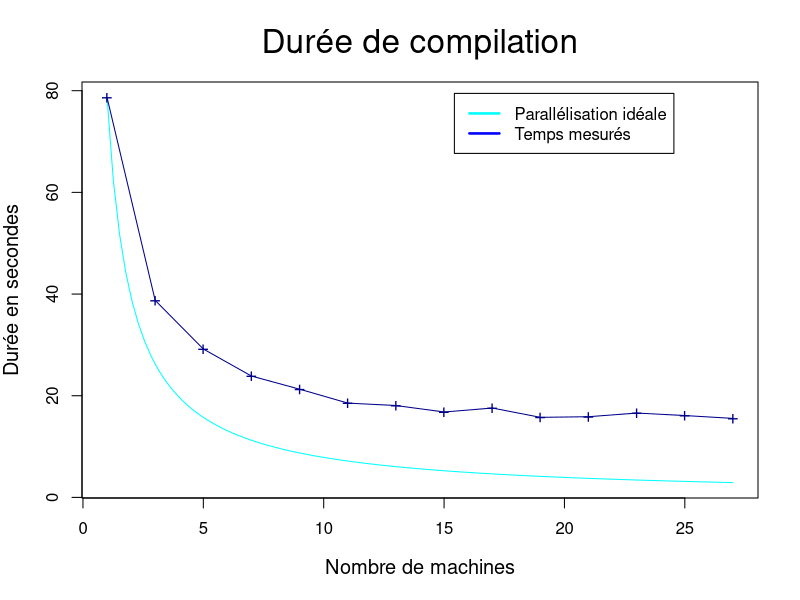
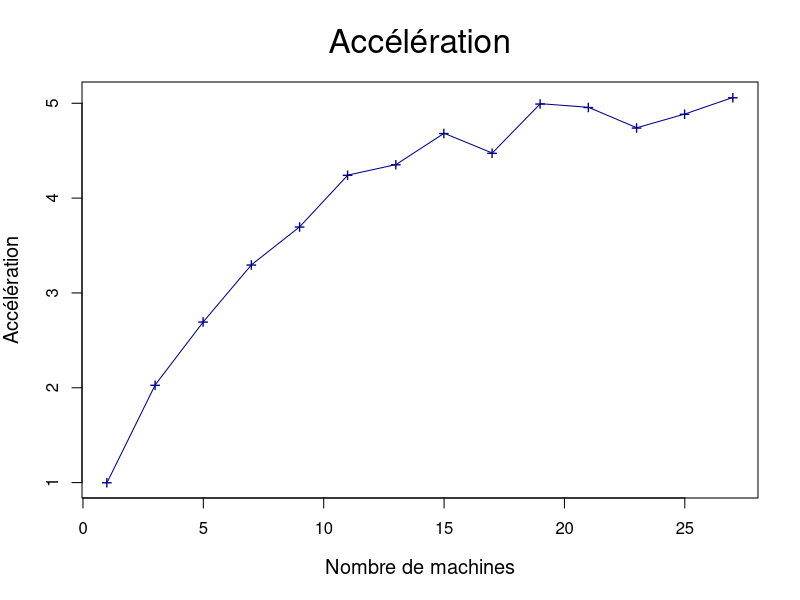
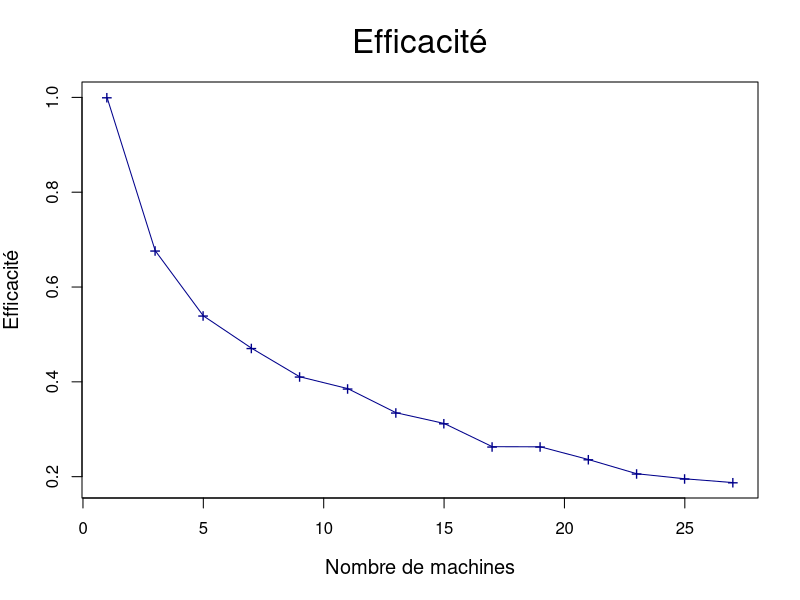
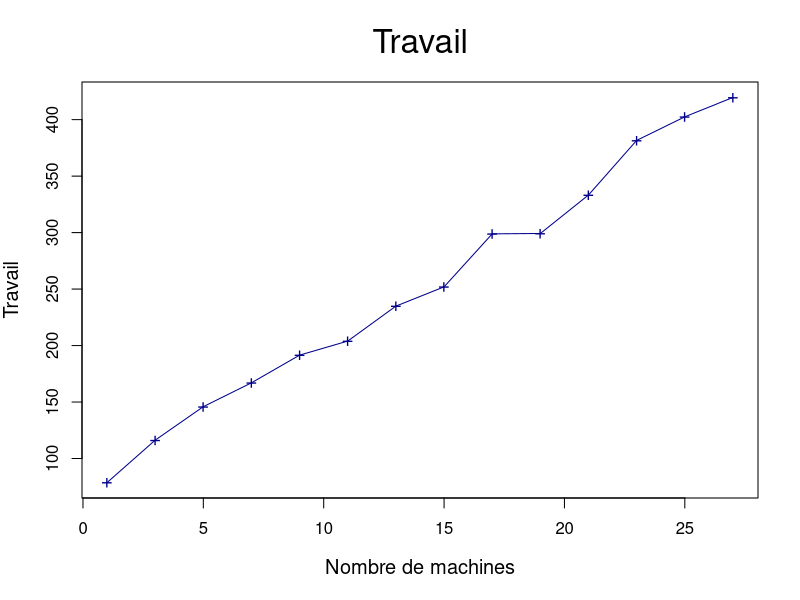

Write the R code that produced these figures, in order.
pdf("sujet_makefiles_blender_249_Makefile-recurse_nth1.pdf")

nCPU = 27
STEP = 2

#x_axis <- seq.int( nCPU, STEP, -STEP )
#x_axis <- seq.int( STEP, nCPU, STEP )
x_axis=c()
for (i in seq(from=nCPU, to=1, by=-STEP)) {
  x_axis = c( x_axis, i )
}

if ( ! (1 %in% x_axis) ) {
  x_axis = c( x_axis, 1 )
}

x_axis = rev(x_axis)

data <- c( 78680,  38753,  29185,  23864,  21283,  18546,  18073,  16799,  17582,  15749,  15872,  16593,  16101,  15544 )

# -1 )
#data <- head( data, -1)

data = data / 1000

#sCPU = tail(data, n=1)

xLim = 4 * nCPU / 7
sCPU = head(data, n=1)
yLim = sCPU + sCPU / 100

x_ideal <- c( 1, nCPU )
y_ideal <- data / x_axis
y_lims <- c( min(data), yLim )

ideal <- function( n ) {
  return (sCPU/n)
}

plot( ideal, 1, nCPU, ann=FALSE, col="cyan" )
lines( x_axis, data, pch="+", cex=1.2, type="o", col="dark blue", ann=FALSE, ylim=y_lims )

title( main="Durée de compilation", font.main=1, cex.main=2 )
title( xlab="Nombre de machines", cex.lab=1.2 )
title( ylab="Durée en secondes", cex.lab=1.2 )


# places a legend at the appropriate place
legend( xLim, yLim,

 # puts text in the legend
c("Parallélisation idéale", "Temps mesurés"),

# gives the legend appropriate symbols (lines)
lty=c(1,1),

 # gives the legend lines the correct color and width
lwd=c(2.5,2.5),col=c("cyan", "blue"),bg="white")


dev.off()

m = nCPU

T1 = sCPU

Tm = data

acc = T1 / Tm


travail=c()
for (i in 1:length(data)) {
  travail = c( travail, x_axis[i] * Tm[i] )
}

eff=T1/travail



prefix="sujet_makefiles_blender_249_Makefile-recurse_nth1"

pdf(paste(prefix,"_acc.pdf", sep=""))

plot( x_axis, acc, pch="+", cex=1.2, type="o", col="dark blue", ann=FALSE ) #, ylim=y_lims )

title( main="Accélération", font.main=1, cex.main=2 )
title( xlab="Nombre de machines", cex.lab=1.2 )
title( ylab="Accélération", cex.lab=1.2 )

dev.off()



pdf(paste(prefix,"_eff.pdf", sep=""))

plot( x_axis, eff, pch="+", cex=1.2, type="o", col="dark blue", ann=FALSE ) #, ylim=y_lims )

title( main="Efficacité", font.main=1, cex.main=2 )
title( xlab="Nombre de machines", cex.lab=1.2 )
title( ylab="Efficacité", cex.lab=1.2 )

dev.off()


pdf(paste(prefix,"_work.pdf", sep=""))

plot( x_axis, travail, pch="+", cex=1.2, type="o", col="dark blue", ann=FALSE ) #, ylim=y_lims )

title( main="Travail", font.main=1, cex.main=2 )
title( xlab="Nombre de machines", cex.lab=1.2 )
title( ylab="Travail", cex.lab=1.2 )

dev.off()

